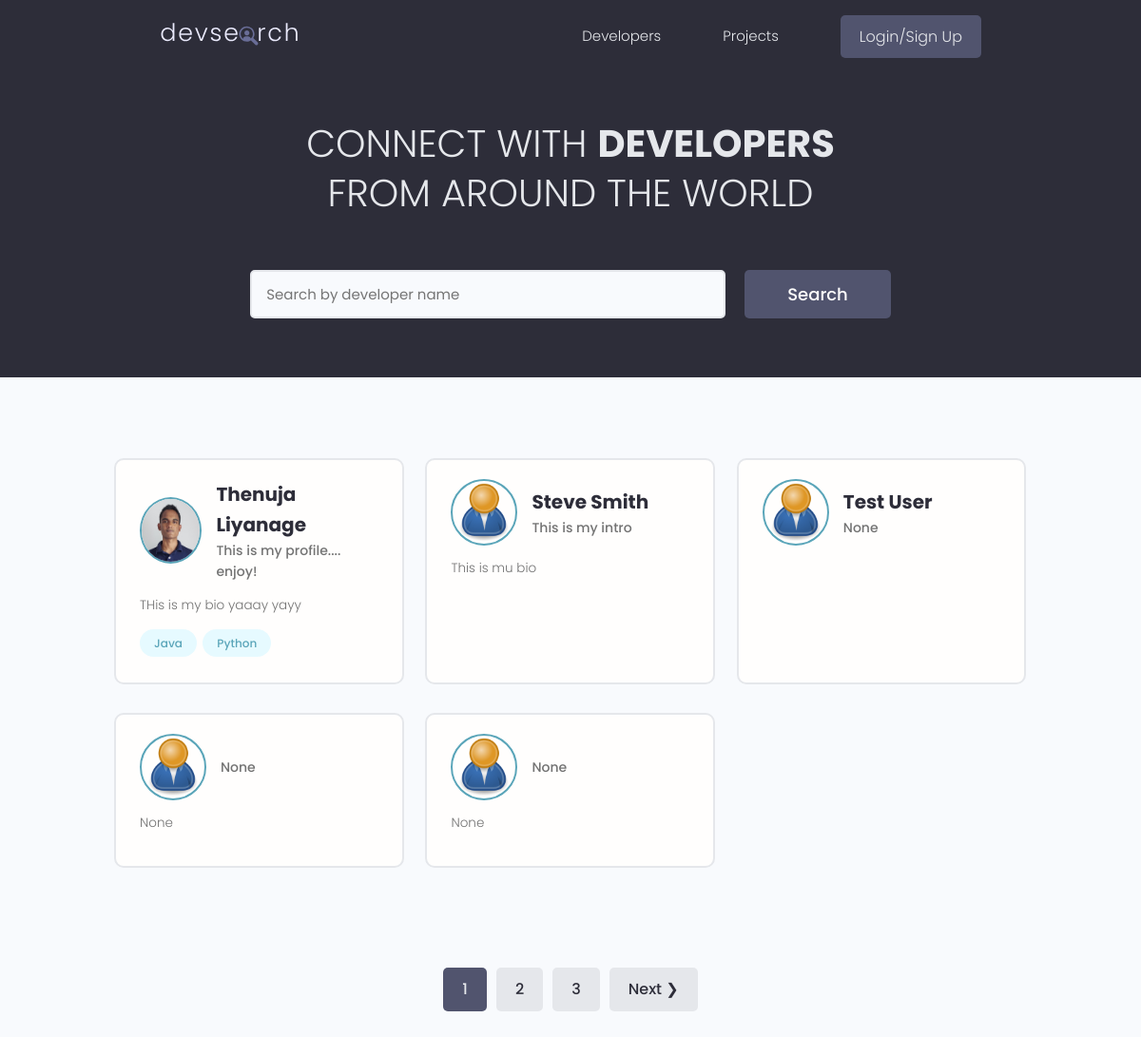
The page / on the database its author committed.
### users/models.py (models this page shows, shortened)
class Profile(models.Model):
    user = models.OneToOneField(User, on_delete=models.CASCADE, null=True, blank=True )
    first_name = models.CharField(max_length=100)
    last_name = models.CharField(max_length=100)
    username = models.CharField(max_length=80, null=True, blank=True)
    email = models.EmailField(max_length=80, null=True, blank=True)
    city = models.CharField(max_length=100)
    country = models.CharField(max_length=100)
    short_intro = models.CharField(max_length=200, blank=True, null=True)
    bio = models.TextField(blank=True, null=True)
    profile_image = models.ImageField(null=True, blank=True, upload_to='profile-pics/', default="profile-pics/user-default.png")
    social_github = models.CharField(max_length=200, blank=True, null=True)
    social_twitter = models.CharField(max_length=200, blank=True, null=True)
    social_linkedin = models.CharField(max_length=200, blank=True, null=True)
    social_youtube = models.CharField(max_length=200, blank=True, null=True)
    social_website = models.CharField(max_length=200, blank=True, null=True)
    created_date = models.DateTimeField(auto_now_add=True)
    id = models.UUIDField(default=uuid.uuid4, unique=True, primary_key=True, editable=False)

class Skill(models.Model):
    id = models.UUIDField(default=uuid.uuid4, unique=True, primary_key=True, editable=False)
    created_date = models.DateTimeField(auto_now=True)
    name = models.CharField(max_length=200)
    owner = models.ForeignKey(Profile, on_delete=models.CASCADE, null=True, blank=True)
    description = models.TextField(max_length=300, null=True, blank=True)
    def __str__(self):
        return str(self.name)

### users/views.py (the view)
# urls.py: path('', views.profiles, name='profiles'),
def profiles(request):
    profiles, search_query = searchProfiles(request)
    itemsPerPage = 5
    profiles, page_range, paginator = paginateProfiles(request, profiles, itemsPerPage)
    context = {'profiles': profiles,
               'search_query' : search_query,
               'page_range' : page_range}
    return render(request, 'users/developers.html', context)

### users/utils.py (called while the page is built)
def paginateProfiles(request, profiles, results):
    page = request.GET.get('page')
    paginator = Paginator(profiles, results)
    try:
        profiles = paginator.page(page)
    except PageNotAnInteger:
        page = 1
        profiles = paginator.page(page)
    except EmptyPage:
        page = paginator.num_pages
        profiles = paginator.page(page)
    leftIndex = int(page) - 4
    if leftIndex < 1:
        leftIndex = 1
    rightIndex = int(page) + 4
    if rightIndex > paginator.num_pages:
        rightIndex = paginator.num_pages
    page_range = range(leftIndex, rightIndex + 1)
    return profiles, page_range, paginator

def searchProfiles(request):
    search_query = ''
    if request.GET.get('q'):
        search_query = request.GET.get('q')
        skills = Skill.objects.filter(name__icontains=search_query)
        profiles = Profile.objects.filter(Q(first_name__icontains=search_query) |
                                          Q(short_intro__icontains=search_query) |
                                          Q(skill__in=skills)).distinct()
    else:
        profiles = Profile.objects.all()
    return profiles, search_query

### users/templates/users/developers.html (shortened to what this page needs)
{% extends 'main.html'%}
{% block content %}
 <main class="home">
    <section class="hero-section text-center">
      <div class="container container--narrow">
        <div class="hero-section__box">
          <h2>CONNECT WITH <span>DEVELOPERS</span></h2>
          <h2>FROM AROUND THE WORLD</h2>
        </div>
        <div class="hero-section__search">
          <form class="form" action="#" method="get" id="searchFrom">
            <div class="form__field">
              <input class="input input--text" id="formInput#search" type="text" name="q"
                value="{{search_query}}" placeholder="Search by developer name" />
            </div>
            <input class="btn btn--sub btn--lg" type="submit" value="Search" />
          </form>
        </div>
      </div>
    </section>
    <section class="devlist">
      <div class="container">
        <div class="grid grid--three">
          {% for developer in profiles %}
          <div class="column card">
            <div class="dev">
              <a href="{% url 'profile' developer.id %}" class="card__body">
                <div class="dev__profile">
                  <img class="avatar avatar--md" src="{{ developer.profile_image.url }}" alt="image" />
                  <div class="dev__meta">
                    <h3>{{developer.first_name}} {{developer.last_name}}</h3>
                    <h5>{{developer.short_intro}}</h5>
                  </div>
                </div>
                <p class="dev__info">{{developer.bio | slice:"100"}}</p>
                <div class="dev__skills">
                  {% for skill in developer.skill_set.all|slice:"5" %}
                  <span class="tag tag--pill tag--main">
                    <small>{{skill}}</small>
                  </span>
                  {% endfor %}
                </div>
              </a>
            </div>
          </div>
          {%endfor%}
        </div>
      </div>
    </section>
    {% include 'pagination.html' with queryset=profiles page_range=page_range%}
  </main>
{% endblock  %}

### static/styles/app.css (style rules this page uses)
:root { --color-sub: #2d2d39; }
.btn--sub { background-color: var(--color-sub-light); }
.card { border: 2px solid var(--color-light); }
img { width: 100%; }
.hero-section { height: 40vh; display: flex; align-items: center; background-color: var(--color-sub); }
.hero-section__box { margin-bottom: 4rem; }
.hero-section__box > h2, .hero-section__box > h2 > span { font-size: 4rem; color: var(--color-light); line-height: 1.3; text-transform: uppercase; }
.hero-section__box > h2 { font-weight: 300; }
.hero-section__box > h2 > span { font-weight: 700; }
.hero-section__search > .form { display: flex; align-items: center; justify-content: center; gap: 2rem; }
.hero-section__search > .form input.input--text { width: 50rem; }
.devlist { margin-top: 8rem; }
.devlist .grid { align-items: stretch; }
.devlist .dev .dev__profile { display: flex; align-items: center; gap: 1.5rem; }
.devlist .dev .dev__meta h3 { color: var(--color-sub); font-size: 2rem; font-weight: 700; }
.devlist .dev .dev__meta h5 { color: var(--color-text); font-size: 1.4rem; font-weight: 500; }
.devlist .dev .dev__info { margin: 1.5rem 0; font-size: 1.35rem; line-height: 1.4; text-align: justify; }

### static/uikit/styles/modules/_variables.css (style rules this page uses)
:root { --color-main: #5aa5b9; --color-main-light: #e6faff; --color-sub: #3f4156; --color-sub-light: #51546e; --color-sub-lighter: #ededfd; --color-text: #737373; --color-gray: #8b8b8b; --color-light: #e5e7eb; --color-light-gray: #767676; --color-bg: #f8fafd; --color-white: #fffefd; --color-white-light: #f3f3f3; --color-success: #359e64; --color-success-bg: #def8e8; --color-error: #fc4b0b; --color-error-bg: #fff2ee; --font-base: 'Poppins', arial, helvetica, 'Segoe UI', roboto, ubuntu, sans-serif; --font-monospace: 'Fira Code', 'Courier New', courier, monospace; --font-regular: 300; --font-medium: 500; --font-bold: 700; --generic-shadow: 1px 1px 5px #00000010; --generic-transition: all 0.3s ease-in-out; }

### static/uikit/styles/modules/_base.css (style rules this page uses)
* { margin: 0; padding: 0; box-sizing: border-box; text-rendering: optimizeLegibility; color: inherit; font-size: inherit; }
html { font-size: 50%; }
@media only screen and (min-width: 480px) { html { font-size: 56.25%; } }
@media only screen and (min-width: 1200px) { html { font-size: 62.5%; } }
body { line-height: 1.6; font-weight: 400; font-size: 1.5rem; color: var(--color-text); background-color: var(--color-bg); min-height: 100vh; }

### static/uikit/styles/modules/_typography.css (style rules this page uses)
* { font-family: var(--font-base); }
h2 { font-size: 3.6rem; font-weight: var(--font-bold); }
h3 { font-size: 3.2rem; font-weight: var(--font-medium); }
h5 { font-size: 2.4rem; font-weight: var(--font-medium); }
h5, h6 { font-weight: var(--font-regular); }
p, span, strong { font-size: 1.6rem; color: var(--color-text); font-weight: var(--font-regular); }
a { padding-bottom: 2px; text-decoration: none; display: inline-block; color: var(--color-main); font-weight: var(--font-medium); }

### static/uikit/styles/modules/_utilities.css (style rules this page uses)
.container { width: 92%; max-width: 165rem; margin: 0 auto; box-sizing: border-box; }
.container--narrow { width: 92%; max-width: 120rem; }
@media screen and (min-width: 1000px) { .container { width: 90%; } }
@media screen and (min-width: 1000px) { .container--narrow { width: 85%; } }
@media screen and (min-width: 1200px) { .container { width: 80%; } }
@media screen and (min-width: 1200px) { .container--narrow { width: 72%; } }
.text-center { text-align: center; }

### static/uikit/styles/modules/_avatar.css (style rules this page uses)
.avatar { border-radius: 50%; border: 2px solid var(--color-main); object-fit: cover; }
.avatar--md { height: 7rem; width: 7rem; }

### static/uikit/styles/modules/_button.css (style rules this page uses)
.btn { display: inline-block; position: relative; cursor: pointer; background-color: var(--color-light); font-weight: var(--font-medium); color: var(--color-sub); text-decoration: none; padding: 1rem 2rem; border-radius: 0.5rem; border: none; width: -webkit-fit-content; width: -moz-fit-content; width: fit-content; height: -webkit-fit-content; height: -moz-fit-content; height: fit-content; font-size: 1.6rem; outline-width: 0; outline-color: transparent; -webkit-backface-visibility: hidden; backface-visibility: hidden; transition: all 0.3s ease-in-out; }
.btn--sub { background-color: var(--color-sub); color: var(--color-white); }
.btn--lg { font-size: 1.8rem; padding: 1.2rem 4.5rem; }

### static/uikit/styles/modules/_card.css (style rules this page uses)
.card { border-radius: 1rem; background-color: var(--color-white); border: 1.5px solid var(--color-light); width: auto; height: auto; margin-top: 0.5rem; margin-bottom: 0.5rem; overflow: hidden; }
.card__body, .card__header { padding: 2rem 2.5rem; }

### rows shown on the page
Profile: profile_image (picture), first_name "Thenuja", last_name "Liyanage", short_intro "This is my profile.... enjoy!", bio "THis is my bio yaaay yayy"
Skill: name "Java"
Skill: name "Python"
Profile: profile_image (placeholder picture), first_name "Steve", last_name "Smith", short_intro "This is my intro", bio "This is mu bio"
Profile: profile_image (placeholder picture), first_name "Test", last_name "User", short_intro "None"
Profile: profile_image (placeholder picture), short_intro "None", bio "None"
Profile: profile_image (placeholder picture), short_intro "None", bio "None"

### other values the page prints
{{ page }} "1"
{{ page }} "2" "3"
